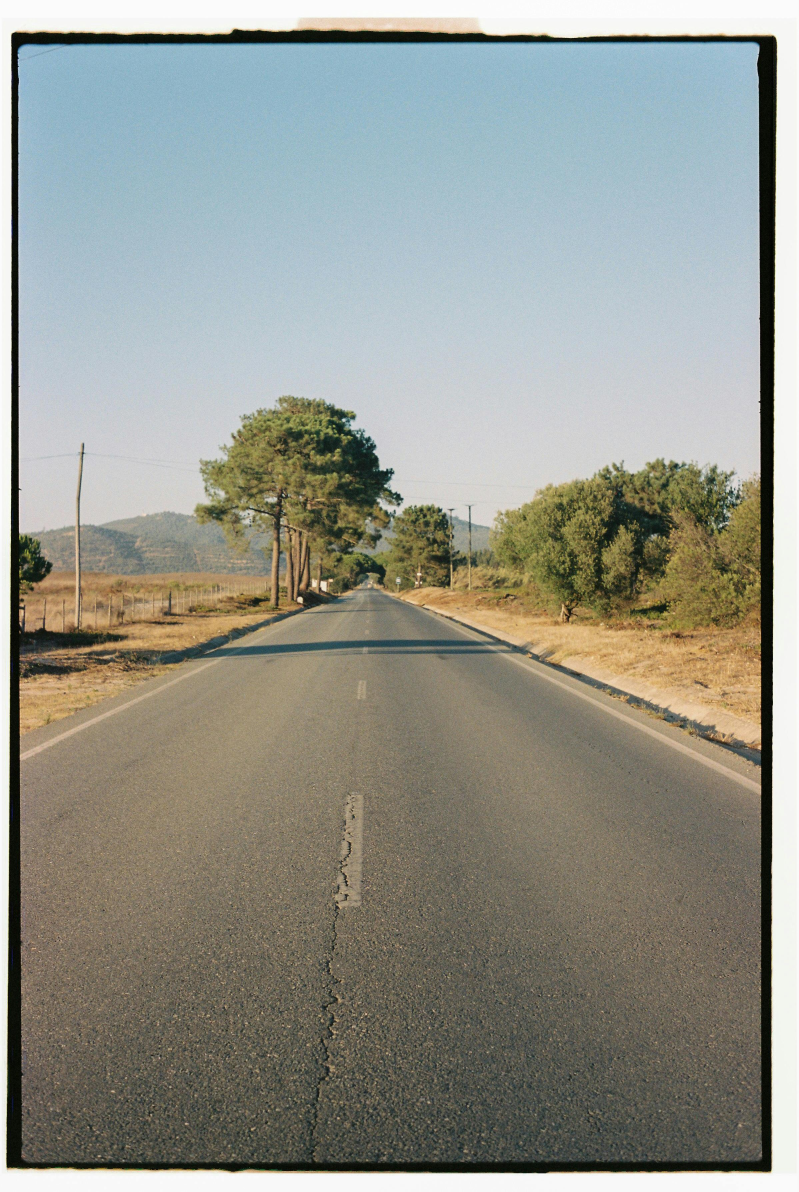
#> input picture tree.jpg, 2397 x 3575 px, given in place of Car.jpg, which was not available (shown at 1/3 size)
$ jupyter execute Assignment2_2.ipynb
#> lines starting #> are read from the running program, lines starting #| are printed output that depends on the picture; pictures that were not available may be replaced by others from this repository, and a replacement may not be noted
[cell 1]
import cv2 as cv
import matplotlib.pyplot as plt
import matplotlib.image as img

[cell 2]
image1 = cv.imread("Car.jpg")
#> image1 is the input picture: shape (3575, 2397, 3); mean B, G, R 139.2, 148.3, 146.9
image2 = cv.imread("Scenery.jpg")
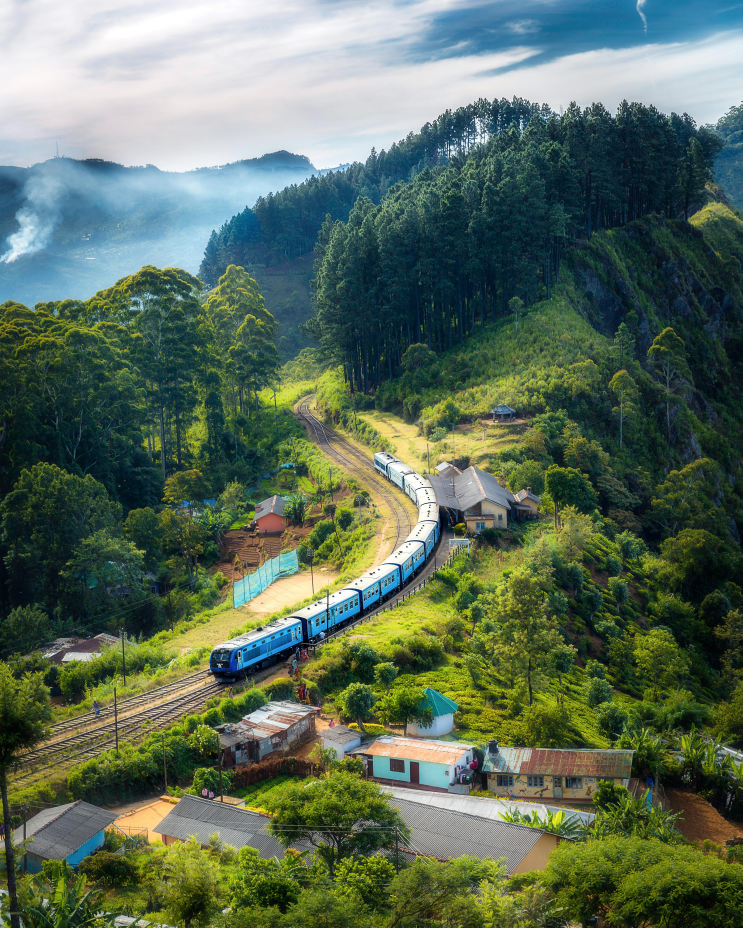
#> input picture scenery.jpg, 3711 x 4639 px, found by its file name (shown at 1/5 size)
#> image2 is the input picture: shape (4639, 3711, 3); mean B, G, R 90, 108.9, 91.6

[cell 3]
#resizing both the images to same resolution

down_width = 300
down_height = 400
down_points = (down_width, down_height)
image1 = cv.resize(image1, down_points, interpolation= cv.INTER_LINEAR)
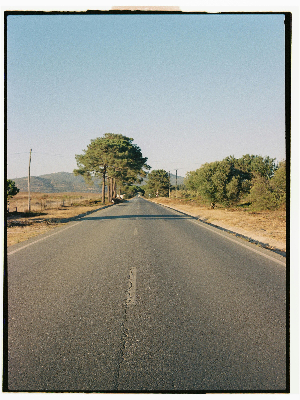
#> image1: shape (400, 300, 3); mean B, G, R 138.9, 148.2, 146.7
image2 = cv.resize(image2, down_points, interpolation= cv.INTER_LINEAR)
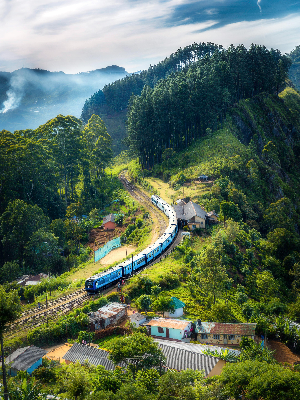
#> image2: shape (400, 300, 3); mean B, G, R 90, 108.9, 91.5

[cell 4]
fig = plt.figure(figsize=(10, 7))
rows = 1
columns = 2

#Adding subplot to the image
fig.add_subplot(rows, columns, 1)
# showing image
plt.imshow(image1)
plt.axis('off')
plt.title("Image 1")


#Adding subplot to the image
fig.add_subplot(rows, columns, 2)
# showing image
plt.imshow(image2)
plt.axis('off')
plt.title("Image 2")
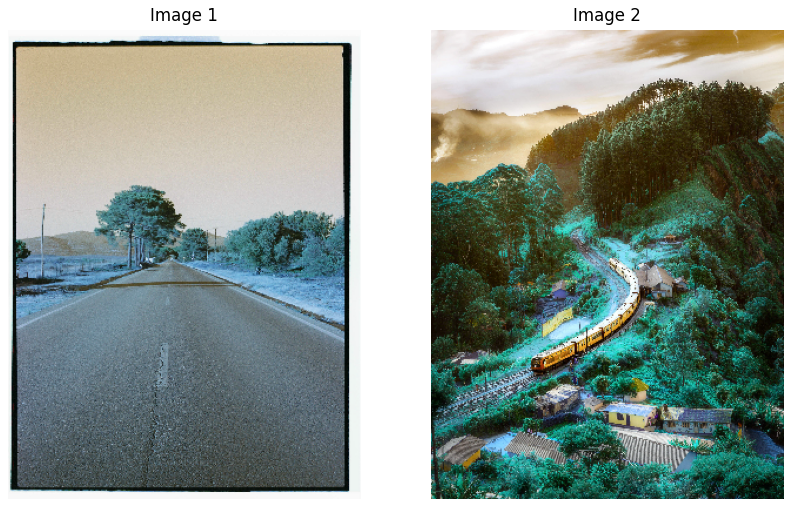
#> figure drawn by matplotlib, 2 panels; B, G, R data is drawn as R, G, B

[cell 5]
combinedImage = cv.hconcat([image1, image2])
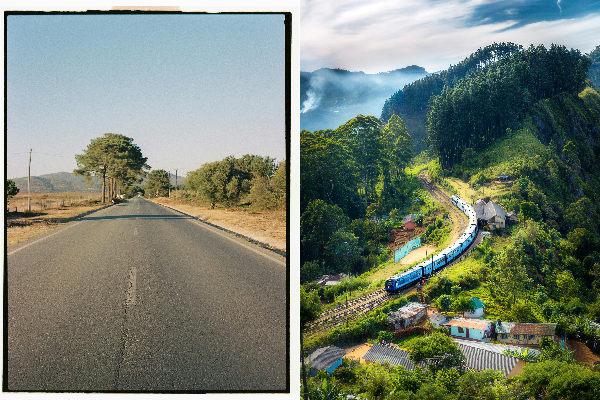
#> combinedImage: shape (400, 600, 3); mean B, G, R 114.5, 128.5, 119.1
